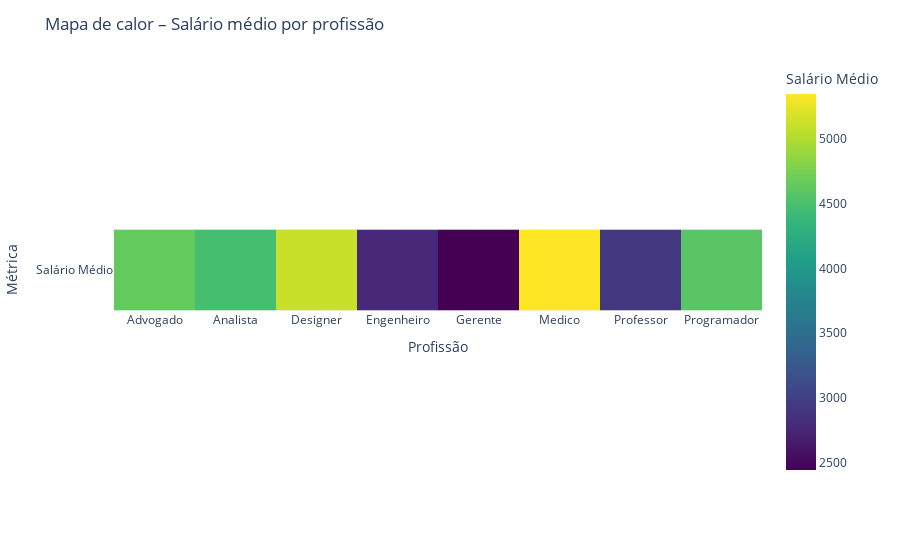

The cell this chart's notebook holds for it:
### Code cell
#Mapa de Calor aui add a cor e usa para criar a escala de salário
fig = px.imshow(
    salario_por_profissao[['Salário']].T,
    labels=dict(x="Profissão", y="Métrica", color="Salário Médio"),
    x=salario_por_profissao['Profissão'],
    y=['Salário Médio'],
    color_continuous_scale='Viridis'
)

fig.update_layout(title='Mapa de calor – Salário médio por profissão')
fig.show()

### Figure 1 — Plotly figure (JSON) as saved in the notebook; plotly's stock layout.template omitted (floating-point values rounded to 4 significant figures)
{"data": [{"coloraxis": "coloraxis", "hovertemplate": "Profissão: %{x}<br>Métrica: %{y}<br>Salário Médio: %{z}<extra></extra>", "name": "0", "type": "heatmap", "x": ["Advogado", "Analista", "Designer", "Engenheiro", "Gerente", "Medico", "Professor", "Programador"], "xaxis": "x", "y": ["Salário Médio"], "yaxis": "y", "z": [[4640.0, 4476.0, 5109.0, 2762.0, 2442.0, 5347.0, 2912.0, 4580.0]]}], "layout": {"coloraxis": {"colorbar": {"title": {"text": "Salário Médio"}}, "colorscale": [[0, "#440154"], [0.1111, "#482878"], [0.2222, "#3e4989"], [0.3333, "#31688e"], [0.4444, "#26828e"], [0.5556, "#1f9e89"], [0.6667, "#35b779"], [0.7778, "#6ece58"], [0.8889, "#b5de2b"], [1, "#fde725"]]}, "margin": {"t": 60}, "title": {"text": "Mapa de calor – Salário médio por profissão"}, "xaxis": {"anchor": "y", "constrain": "domain", "domain": [0, 1], "scaleanchor": "y", "title": {"text": "Profissão"}}, "yaxis": {"anchor": "x", "autorange": "reversed", "constrain": "domain", "domain": [0, 1], "title": {"text": "Métrica"}}}}
